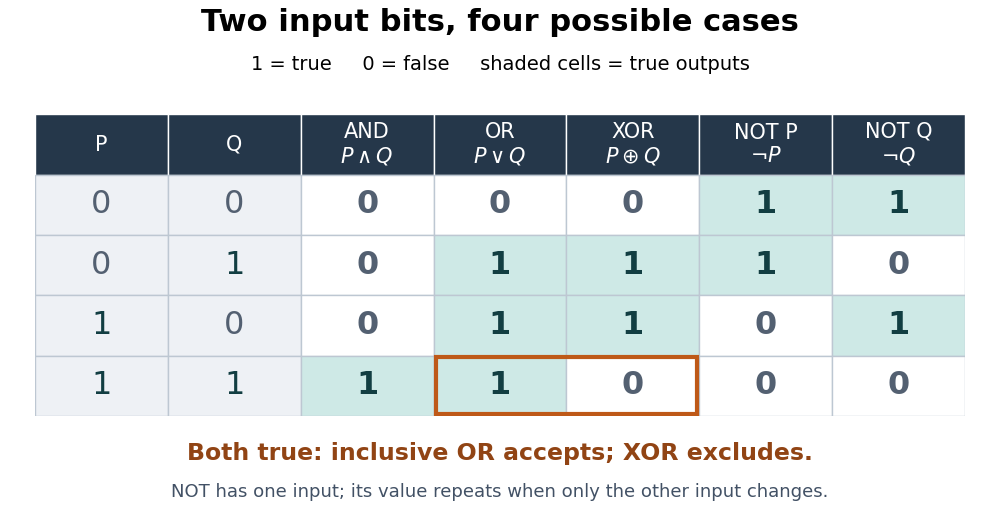

Generate this figure with Python:
"""Compare two-input Boolean operations; emit the matching PNG in the CWD.

Tested with Python 3.14, matplotlib 3.10.7 and numpy 2.3.5.
"""

from pathlib import Path

import matplotlib.pyplot as plt
from matplotlib.patches import Rectangle


def main():
    fig, ax = plt.subplots(figsize=(10, 5.2), dpi=100, facecolor="white")
    fig.subplots_adjust(left=0.035, right=0.965, bottom=0.20, top=0.78)
    ax.set_xlim(0, 7)
    ax.set_ylim(0, 5)
    ax.axis("off")
    headers = ["P", "Q", "AND\n" + r"$P\wedge Q$", "OR\n" + r"$P\vee Q$",
               "XOR\n" + r"$P\oplus Q$", "NOT P\n" + r"$\neg P$", "NOT Q\n" + r"$\neg Q$"]
    for j, label in enumerate(headers):
        ax.add_patch(Rectangle((j, 4), 1, 1, facecolor="#25374a", edgecolor="white"))
        ax.text(j + 0.5, 4.5, label, ha="center", va="center", color="white", fontsize=15)
    for i, (p, q) in enumerate([(0, 0), (0, 1), (1, 0), (1, 1)]):
        values = [p, q, p & q, p | q, p ^ q, 1 - p, 1 - q]
        for j, v in enumerate(values):
            y = 3 - i
            color = "#eef1f5" if j < 2 else ("#cee9e6" if v else "#ffffff")
            ax.add_patch(Rectangle((j, y), 1, 1, facecolor=color, edgecolor="#bdc7d2"))
            ax.text(j + 0.5, y + 0.5, str(v), ha="center", va="center", fontsize=23,
                    color="#123e42" if v else "#536071", weight="bold" if j >= 2 else "normal")
    ax.add_patch(Rectangle((3.02, 0.03), 1.96, 0.94, fill=False, linewidth=3,
                           edgecolor="#be5918"))
    fig.text(0.5, 0.94, "Two input bits, four possible cases", ha="center", fontsize=22, weight="bold")
    fig.text(0.5, 0.865, "1 = true     0 = false     shaded cells = true outputs", ha="center", fontsize=14)
    fig.text(0.5, 0.115, "Both true: inclusive OR accepts; XOR excludes.", ha="center",
             fontsize=17, color="#914414", weight="bold")
    fig.text(0.5, 0.045, "NOT has one input; its value repeats when only the other input changes.",
             ha="center", fontsize=13, color="#425165")
    fig.savefig(Path(__file__).stem + ".png", facecolor="white", transparent=False)
    plt.close(fig)


if __name__ == "__main__":
    main()
